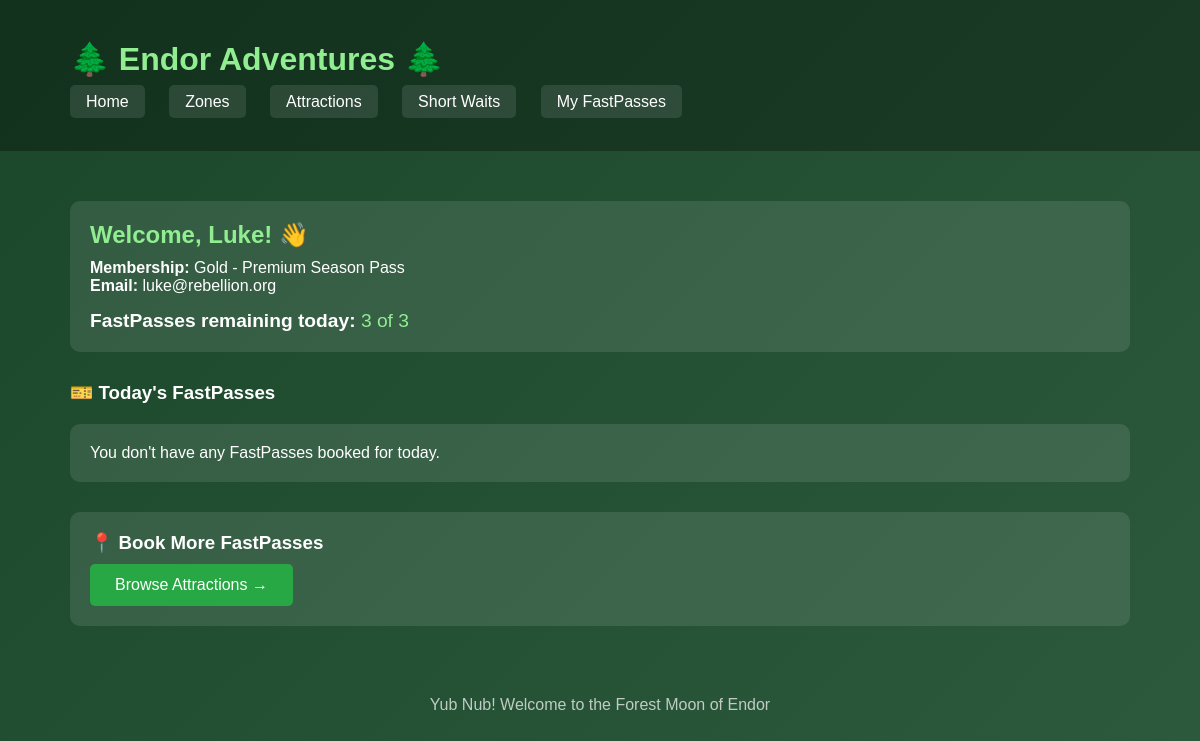
The app's page /guest/1/dashboard/ with its own data.
### fastpass/models.py (models this page shows, shortened)
class Guest(models.Model):
    STANDARD = 'standard'
    SILVER = 'silver'
    GOLD = 'gold'
    PLATINUM = 'platinum'
    MEMBERSHIP_CHOICES = [
        (STANDARD, 'Standard - Day Pass'),
        (SILVER, 'Silver - Season Pass'),
        (GOLD, 'Gold - Premium Season Pass'),
        (PLATINUM, 'Platinum - VIP All-Access'),
    ]
    first_name = models.CharField(max_length=100)
    last_name = models.CharField(max_length=100)
    email = models.EmailField(unique=True)
    membership_tier = models.CharField(
        max_length=20,
        choices=MEMBERSHIP_CHOICES,
        default=STANDARD
    )
    daily_fastpass_limit = models.IntegerField(default=3)
    height_cm = models.IntegerField(null=True, blank=True)
    created_at = models.DateTimeField(auto_now_add=True)
    class Meta:
        ordering = ['last_name', 'first_name']

### fastpass/views.py (the view)
# urls.py: path('guest/<int:guest_id>/dashboard/', views.guest_dashboard, name='guest_dashboard'),
def guest_dashboard(request, guest_id):
    guest = get_object_or_404(Guest, id=guest_id)
    todays_passes = guest.fastpasses.filter(
        booking_date=date.today()
    ).order_by('time_slot__start_time')
    confirmed_count = todays_passes.filter(status='confirmed').count()
    remaining = guest.daily_fastpass_limit - confirmed_count
    context = {
        'guest': guest,
        'todays_passes': todays_passes,
        'remaining_passes': remaining,
    }
    return render(request, 'fastpass/guest_dashboard.html', context)

### fastpass/templates/fastpass/guest_dashboard.html (shortened to what this page needs)
{% extends 'fastpass/base.html' %}
{% block content %}
<div class="card">
    <h2>Welcome, {{ guest.first_name }}! 👋</h2>
    <p><strong>Membership:</strong> {{ guest.get_membership_tier_display }}</p>
    <p><strong>Email:</strong> {{ guest.email }}</p>
    <p style="margin-top: 15px; font-size: 1.2em;">
        <strong>FastPasses remaining today:</strong>
        <span class="{% if remaining_passes > 0 %}passes-remaining-good{% else %}passes-remaining-bad{% endif %}">
            {{ remaining_passes }} of {{ guest.daily_fastpass_limit }}
        </span>
    </p>
</div>
<h3 style="margin: 30px 0 20px;">🎫 Today's FastPasses</h3>
{% if todays_passes %}
<div class="grid">
    {% for fp in todays_passes %}
    <div class="card">
        <h3>{{ fp.attraction.name }}</h3>
        <p>{{ fp.attraction.zone.name }}</p>
        <p style="font-size: 1.3em; margin: 10px 0;">
            ⏰ {{ fp.time_slot.start_time|time:"g:i A" }}
        </p>
        <span class="wait-badge {% if fp.status == 'confirmed' %}status-confirmed{% elif fp.status == 'used' %}status-used{% else %}status-cancelled{% endif %}">
            {{ fp.get_status_display }}
        </span>
    </div>
    {% endfor %}
</div>
{% else %}
<div class="card">
    <p>You don't have any FastPasses booked for today.</p>
</div>
{% endif %}
{% if remaining_passes > 0 %}
<div class="card" style="margin-top: 30px;">
    <h3>📍 Book More FastPasses</h3>
    <a href="{% url 'fastpass:attraction_list' %}" style="
        display: inline-block;
        margin-top: 10px;
        padding: 12px 25px;
        background: #28a745;
        color: white;
        text-decoration: none;
        border-radius: 5px;
    ">Browse Attractions →</a>
</div>
{% endif %}
{% endblock %}

### fastpass/templates/fastpass/base.html (style rules this page uses)
* { margin: 0; padding: 0; box-sizing: border-box; }
body { font-family: Arial, sans-serif; background: linear-gradient(135deg, #1a472a 0%, #2d5a3d 100%); min-height: 100vh; color: white; }
.card { background: rgba(255,255,255,0.1); border-radius: 10px; padding: 20px; margin-bottom: 20px; }
.card h2 { color: #90EE90; margin-bottom: 10px; }
.passes-remaining-good { color: #90EE90; }

### records on screen
Guest: first_name "Luke", membership_tier "Gold - Premium Season Pass", email "luke@rebellion.org", daily_fastpass_limit "3"

### other values on screen
{{ remaining_passes }} "3"
